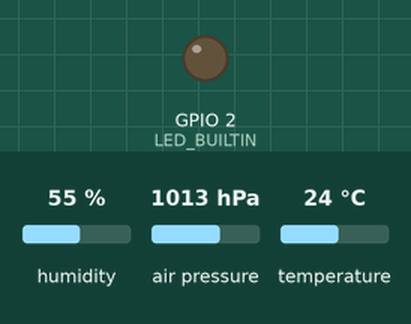
Bench run of a sketch on a simulated ESP32. Shown: output pins drawn as LEDs (lit = HIGH). The inputs (shaded band) are chosen by the test bench; at power-on: humidity 55 %, air pressure 1013 hPa, temperature 24 °C. The local clock reads 2024-03-15 10:24:30 at power-on unless the sketch sets it; storage starts empty; pins used as bus, display or sensor lines are not drawn; what the sketch prints to the serial monitor is not drawn. At 0.3 s the program puts the board to deep sleep or switches it off; the recording ends there.

Above: at 0.12 s.
Timing chart, 0 to 0.3 s (numbered marks = the images above):
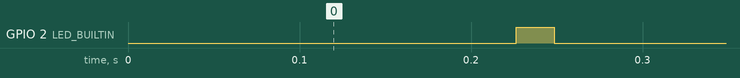

Measured:
- by itself, GPIO 2 (LED_BUILTIN): LOW → HIGH at 0.23 s, → LOW 0.02 s later

The sketch:

Lesson_3.ino
```cpp
/***************************************************************************
  Lesson 3

  Harte Microcontroller Workshop
 ***************************************************************************/

#include <Wire.h>
#include <Adafruit_Sensor.h>
#include <Adafruit_BME280.h>
#if __has_include(<Adafruit_SSD1306.h>) && __has_include(<Adafruit_GFX.h>)
#include <Adafruit_SSD1306.h>
#include <Adafruit_GFX.h>
#endif
#include "RTClib.h"
#include "FS.h"
#include "SD.h"
#include "SPI.h"

#define SEALEVELPRESSURE_HPA (1019.64) /* Sealevel pressure in millibar */
#define uS_TO_S_FACTOR 1000000         /* Conversion factor for micro seconds to seconds */
#define TIME_TO_SLEEP  10              /* Time ESP32 will go to sleep (in seconds) */
#define D4 4                           /* Digital input GPIO 4, which powers our sensors. */
#define OLED_RESET 4                   /* External VCC pin for display */

Adafruit_BME280 bme;                    // BME280 Enviromental Sensor in I2C mode (default).
#ifdef Adafruit_SSD1306
Adafruit_SSD1306 display(OLED_RESET);   // SSD1306 128x32 OLED Display.
#endif
RTC_DS3231 rtc;                         // RTC DS3231 Real Time Clock.
RTC_DATA_ATTR boolean firstBoot = true; // Is this the first time we started?

struct MSR {
  float temperature;
  float pressure;
  float humidity;
  char datetime[20];
} measurements;

void setup() {
  Serial.begin(115200);
  Serial.println(F("Begin Lesson 3"));

  Serial.println(F("Turning on D4 to power devices"));
  turnOnPinD4();

  Serial.println(F("Starting BME 280 Sensor"));
  if (!startSensor()) {
    stopError();
    return;
  }

  Serial.println(F("Starting Real Time Clock"));
  if (!startRealTimeClock()){
    stopError();
    return;
  }

  Serial.println(F("Current time is:"));
  printDateTime();

  Serial.println(F("Starting SD Card Reader/Writer"));
  if (!startSdCard()) {
    stopError();
    return;
  }

  Serial.println(F("Starting the Display"));
  startDisplay();

  // Is this the first time we started?
  if(firstBoot) {
    firstBoot = false;
    Serial.println(F("I just started up..."));
  } else {
    Serial.println(F("I AM AWAKE!"));
  }

  turnOnBlueLED();
  getValues();
  displayValues();
  printValues();
  saveValues();
  turnOffBlueLED();
  goToSleep();
}

void loop() {
  // I don't run anymore in DEEP SLEEP mode.
}

bool startSensor() {
  if (!bme.begin(0x76)) {
    Serial.println("Could not find a valid BME280 sensor, check wiring!");
    return false;
  }

  return true;
}

bool startRealTimeClock() {
  if (!rtc.begin()) {
    Serial.println(F("Couldn't find RTC"));
    return false;
  }

  return true;
}

bool startSdCard() {
  if(!SD.begin()){
      Serial.println(F("Card Mount Failed"));
      return false;
  }

  if(SD.cardType() == CARD_NONE){
      Serial.println(F("No SD card attached"));
      return false;
  }

  return true;
}

#ifdef Adafruit_SSD1306
void startDisplay() {
  // initialize with the I2C addr 0x3C (for the 128x32)
  display.begin(SSD1306_SWITCHCAPVCC, 0x3C);
  display.clearDisplay();
}
#else
void startDisplay() {
  Serial.println(F("SSD1306 library not installed!"));
}
#endif

void goToSleep() {
  Serial.println(F("Going to Sleep!"));
  delay(100); // Wait a little to make sure everything is done.
  esp_sleep_enable_timer_wakeup(TIME_TO_SLEEP * uS_TO_S_FACTOR);
  esp_deep_sleep_start();
}

void turnOnPinD4() {
  pinMode(D4, OUTPUT);
  digitalWrite(D4, HIGH);
  delay(200); //Wait a little bit for the pin to stabilize.
}

void getValues() {
  measurements.temperature = bme.readTemperature();
  measurements.pressure = bme.readPressure() / 100.0F;
  measurements.humidity = bme.readHumidity();
  DateTime now = rtc.now();
  snprintf(measurements.datetime, 20, "%d/%02d/%02d %02d:%02d:%02d", now.year(), now.month(), now.day(), now.hour(), now.minute(), now.second());
}

void saveValues() {
  char message[100];
  snprintf(message, 300, "%s,%.2f,%.2f,%.2f\n", measurements.datetime, measurements.temperature, measurements.pressure, measurements.humidity);
  writeToFile(SD, "/data.csv", message);
}

void printValues() {
  Serial.println();

  Serial.print("Current Time = ");
  Serial.print(measurements.datetime);
  Serial.println(" UTC");

  Serial.print("Temperature = ");
  Serial.print(measurements.temperature);
  Serial.println(" *C");

  Serial.print("Pressure = ");
  Serial.print(measurements.pressure);
  Serial.println(" hPa");

  Serial.print("Humidity = ");
  Serial.print(measurements.humidity);
  Serial.println(" %");

  Serial.println();
}

#ifdef Adafruit_SSD1306
void displayValues() {
  display.clearDisplay();
  display.setTextSize(1);
  display.setTextColor(WHITE);
  display.setCursor(0,0);
  display.println(measurements.datetime);
  display.setCursor(0,8);
  display.println("Temperature=" + String(measurements.temperature) + (char)247 +"C");
  display.setCursor(0,16);
  display.println("Pressure=" + String(measurements.pressure) + "hPa");
  display.setCursor(0,24);
  display.println("Humidity=" + String(measurements.humidity) + "%");
  display.display();
}
#else
void displayValues() {}
#endif

void printDateTime() {
  DateTime now = rtc.now();
  char datetime[20];
  snprintf(datetime, 20, "%d/%02d/%02d %02d:%02d:%02d UTC", now.year(), now.month(), now.day(), now.hour(), now.minute(), now.second());
  Serial.println(datetime);
}

void writeToFile(fs::FS &fs, const char * path, const char * message) {
  Serial.printf("Writing to file: %s\n", path);

  File file = fs.open(path, FILE_APPEND);
  if(!file){
      File file = fs.open(path, FILE_WRITE);
      file.print("time,temperature,pressure,humidity\n");
  }
  if(file.print(message)){
      Serial.println("File Write Success");
  } else {
      Serial.println("File Write Failed");
  }
  file.close();
}

void turnOnBlueLED() {
  pinMode(LED_BUILTIN, OUTPUT);
  digitalWrite(LED_BUILTIN, HIGH);
}

void turnOffBlueLED() {
  pinMode(LED_BUILTIN, OUTPUT);
  digitalWrite(LED_BUILTIN, LOW);
}

void stopError() {
  while (1) {
    turnOnBlueLED();
    delay(100);
    turnOffBlueLED();
    delay(100);
    turnOnBlueLED();
    delay(100);
    turnOffBlueLED();
    delay(800);
  }
}
```
